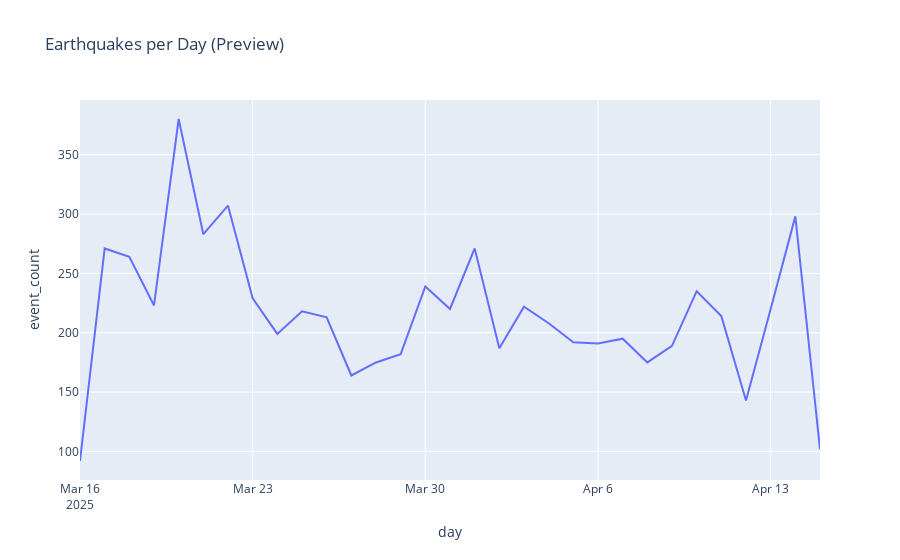

The code cell stored with this chart in its notebook:
### Code cell
# ------------------------------
# Notebook Settings (suppress non-fatal warnings)
# ------------------------------
import warnings

# Hide the Pandas "SQLAlchemy recommended" warning (your code still works)
warnings.filterwarnings(
    "ignore",
    message="pandas only supports SQLAlchemy connectable*",
    category=UserWarning
)

# Hide JupyterDash deprecation warning (we're removing JupyterDash anyway)
warnings.filterwarnings(
    "ignore",
    message="JupyterDash is deprecated*",
    category=UserWarning
)

# ------------------------------
# Database Connection (DO NOT CHANGE)
# ------------------------------

import psycopg2
from configparser import ConfigParser

def config(filename, section):
    cp = ConfigParser()
    cp.read(filename)

    block = {}

    if cp.has_section(section):
        items = cp.items(section)
        for item in items:
            block[item[0]] = item[1]
    else:
        raise Exception(f"Section {section} was not found in the {filename} file!")

    return block


def displayConfig(filename, section):
    confData = config(filename, section)
    print(confData)


def dbConnect(filename, section):
    confData = config(filename, section)
    conn = None

    try:
        conn = psycopg2.connect(
            dbname = confData["database"],
            user = confData["user"],
            password = confData["password"],
            host = confData["host"]
        )
        return conn
    except(Exception, psycopg2.DatabaseError) as error:
        print(error)
        return None


def dbTest(filename, section):
    print('Connecting to our PostgreSQL database...')
    conn = dbConnect(filename, section)

    try:
        cursor = conn.cursor()
        cursor.execute('SELECT current_database()')
        print(cursor.fetchone())
        cursor.close()
    except(Exception, psycopg2.DatabaseError) as error:
        print(error)
    finally:
        if conn is not None:
            conn.close()
# ------------------------------
# Connection Test
# ------------------------------

CONF_FILE = "database.conf"
CONF_SECTION = "postgresql"

print("\n=== Database Connection: Config Values ===")
displayConfig(CONF_FILE, CONF_SECTION)

print("\n=== Database Connection: Test Query ===")
dbTest(CONF_FILE, CONF_SECTION)

conf = config(CONF_FILE, CONF_SECTION)
print("\n=== Database Connection: Connection Target (no password) ===")
print(f"Connection target (no password): host={conf['host']}, db={conf['database']}, user={conf['user']}")

# ------------------------------
# Queries (PostgreSQL -> Pandas DataFrames)
# ------------------------------

import pandas as pd

def query_to_df(sql: str, filename: str = CONF_FILE, section: str = CONF_SECTION) -> pd.DataFrame:
    print("\n=== Running Query ===")
    print(sql.strip())

    conn = dbConnect(filename, section)
    if conn is None:
        raise RuntimeError("Database connection failed. Check database.conf and PostgreSQL status.")

    try:
        df = pd.read_sql_query(sql, conn)
        print(f"Rows returned: {len(df)}")
        return df
    finally:
        conn.close()


SQL_TIME_SERIES = """
SELECT date_trunc('day', e.time_utc) AS day,
       COUNT(*) AS event_count
FROM public.earthquake_event e
GROUP BY day
ORDER BY day;
"""

SQL_MAP_POINTS = """
SELECT
  e.event_id,
  e.magnitude,
  e.time_utc,
  e.place,
  l.latitude,
  l.longitude,
  l.depth_km
FROM public.earthquake_event e
JOIN public.event_location l ON l.location_id = e.location_id
WHERE e.magnitude IS NOT NULL
  AND l.latitude IS NOT NULL
  AND l.longitude IS NOT NULL;
"""

print("\n=== Pulling Data For Dashboard ===")
df_time = query_to_df(SQL_TIME_SERIES)
df_map  = query_to_df(SQL_MAP_POINTS)

print("\n=== Preview: Time Series Data ===")
display(df_time.head())

print("\n=== Preview: Map Data ===")
display(df_map.head())

# ------------------------------
# Quick Visual Checks (Plotly only, avoids matplotlib/Numpy issue)
# ------------------------------

import plotly.express as px

print("\n=== Quick Chart: Earthquakes per Day ===")
fig_ts_preview = px.line(df_time, x="day", y="event_count", title="Earthquakes per Day (Preview)")
fig_ts_preview.show()

print("\n=== Quick Chart: Locations (lon/lat) ===")
fig_map_preview = px.scatter_geo(
    df_map,
    lat="latitude",
    lon="longitude",
    size="magnitude",
    hover_name="place",
    title="Earthquake Locations (Preview)"
)
fig_map_preview.show()

# ------------------------------
# Interactive Dashboard (Dash in Jupyter) - FIXED
# ------------------------------

from dash import Dash, dcc, html, Input, Output
import plotly.express as px
import pandas as pd

df_map_local = df_map.copy()
df_map_local["day"] = pd.to_datetime(df_map_local["time_utc"]).dt.floor("D")

min_day = df_map_local["day"].min()
max_day = df_map_local["day"].max()

min_mag = float(df_map_local["magnitude"].min())
max_mag = float(df_map_local["magnitude"].max())

print("\n=== Dashboard Settings ===")
print(f"Dashboard date range: {min_day} to {max_day}")
print(f"Magnitude range: {min_mag} to {max_mag}")

app = Dash(__name__)

app.layout = html.Div([
    html.H2("USGS Earthquake Dashboard (PostgreSQL + Jupyter)"),

    html.Div([
        html.Div([
            html.Label("Minimum magnitude"),
            dcc.Slider(
                id="min-mag",
                min=min_mag,
                max=max_mag,
                step=0.1,
                value=max(2.5, min_mag),
                marks=None,
                tooltip={"placement": "bottom", "always_visible": True}
            ),
        ], style={"width": "48%", "display": "inline-block", "verticalAlign": "top"}),

        html.Div([
            html.Label("Date range (UTC)"),
            dcc.DatePickerRange(
                id="date-range",
                min_date_allowed=min_day.date(),
                max_date_allowed=max_day.date(),
                start_date=min_day.date(),
                end_date=max_day.date(),
                display_format="YYYY-MM-DD"
            ),
        ], style={"width": "48%", "display": "inline-block", "marginLeft": "4%"}),
    ], style={"marginBottom": "20px"}),

    dcc.Graph(id="time-series"),
    dcc.Graph(id="map-scatter"),
    html.Div(id="summary", style={"marginTop": "10px"})
])

@app.callback(
    Output("time-series", "figure"),
    Output("map-scatter", "figure"),
    Output("summary", "children"),
    Input("min-mag", "value"),
    Input("date-range", "start_date"),
    Input("date-range", "end_date"),
)
def update_views(min_mag_value, start_date, end_date):
    start_date = pd.to_datetime(start_date)
    end_date = pd.to_datetime(end_date)

    filtered = df_map_local[
        (df_map_local["magnitude"] >= float(min_mag_value)) &
        (df_map_local["day"] >= start_date) &
        (df_map_local["day"] <= end_date)
    ].copy()

    ts = filtered.groupby("day").size().reset_index(name="event_count")

    fig_ts = px.line(ts, x="day", y="event_count", title="Earthquakes per day (filtered)")
    fig_ts.update_layout(xaxis_title="Day (UTC)", yaxis_title="Event count")

    fig_map = px.scatter_geo(
        filtered,
        lat="latitude",
        lon="longitude",
        size="magnitude",
        hover_name="place",
        hover_data={"magnitude": True, "depth_km": True, "time_utc": True},
        title="Earthquake locations (size = magnitude)"
    )

    summary = f"Filtered events: {len(filtered)} from {start_date.date()} to {end_date.date()} at magnitude >= {min_mag_value}"
    return fig_ts, fig_map, summary


# Dash Jupyter mode (this is the key difference)
app.run(jupyter_mode="inline", debug=False)

### Figure 1 — Plotly figure (JSON) as saved in the notebook; plotly's stock layout.template omitted (floating-point values rounded to 4 significant figures)
{"data": [{"hovertemplate": "day=%{x}<br>event_count=%{y}<extra></extra>", "legendgroup": "", "line": {"color": "#636efa", "dash": "solid"}, "marker": {"symbol": "circle"}, "mode": "lines", "name": "", "orientation": "v", "showlegend": false, "type": "scatter", "x": ["2025-03-16T00:00:00.000000000", "2025-03-17T00:00:00.000000000", "2025-03-18T00:00:00.000000000", "2025-03-19T00:00:00.000000000", "2025-03-20T00:00:00.000000000", "2025-03-21T00:00:00.000000000", "2025-03-22T00:00:00.000000000", "2025-03-23T00:00:00.000000000", "2025-03-24T00:00:00.000000000", "2025-03-25T00:00:00.000000000", "2025-03-26T00:00:00.000000000", "2025-03-27T00:00:00.000000000", "2025-03-28T00:00:00.000000000", "2025-03-29T00:00:00.000000000", "2025-03-30T00:00:00.000000000", "2025-03-31T00:00:00.000000000", "2025-04-01T00:00:00.000000000", "2025-04-02T00:00:00.000000000", "2025-04-03T00:00:00.000000000", "2025-04-04T00:00:00.000000000", "2025-04-05T00:00:00.000000000", "2025-04-06T00:00:00.000000000", "2025-04-07T00:00:00.000000000", "2025-04-08T00:00:00.000000000", "2025-04-09T00:00:00.000000000", "2025-04-10T00:00:00.000000000", "2025-04-11T00:00:00.000000000", "2025-04-12T00:00:00.000000000", "2025-04-13T00:00:00.000000000", "2025-04-14T00:00:00.000000000", "2025-04-15T00:00:00.000000000"], "xaxis": "x", "y": [92, 271, 264, 223, 380, 283, 307, 229, 199, 218, 213, 164, 175, 182, 239, 220, 271, 187, 222, 208, 192, 191, 195, 175, 189, 235, 214, 143, 220, 298, 102], "yaxis": "y"}], "layout": {"legend": {"tracegroupgap": 0}, "title": {"text": "Earthquakes per Day (Preview)"}, "xaxis": {"anchor": "y", "domain": [0, 1], "title": {"text": "day"}}, "yaxis": {"anchor": "x", "domain": [0, 1], "title": {"text": "event_count"}}}}
